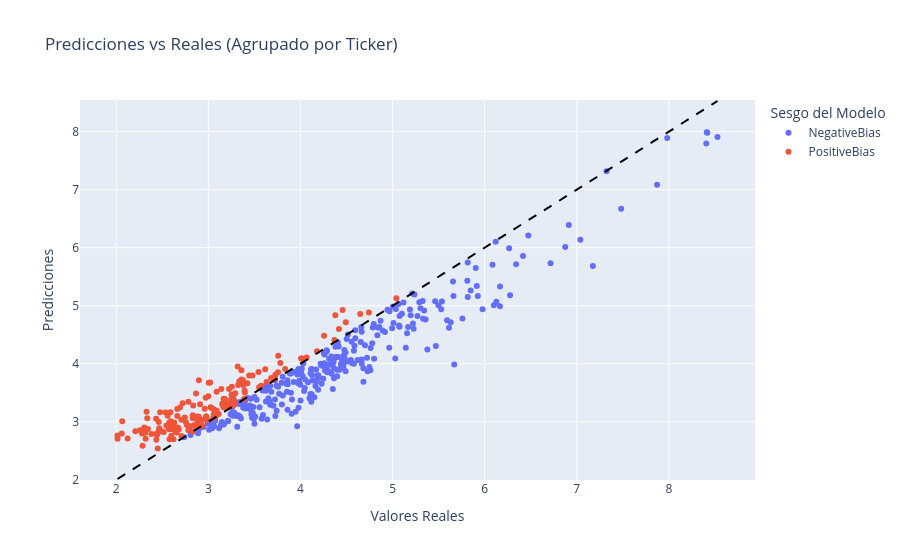

Notebook source saved alongside this figure:
### Markdown cell above
Se generan 2 clusters segun las predicciones:
* Positive_Bias: si los residuos son mayores o iguales a cero.
* Negative_Bias: si los residuos son menores a cero.

### Code cell
# Se dividen los datos para predecir el valor de la última fecha disponible para cada ticker en el conjunto de test
X_train = X.iloc[:-len(df['Ticker'].unique())]  # Todos menos la última fecha de cada ticker
y_train = y.iloc[:-len(df['Ticker'].unique())]
X_test = X.iloc[-len(df['Ticker'].unique()):]   # Solo la última fecha de cada ticker
y_test = y.iloc[-len(df['Ticker'].unique()):]

# Recuperar el ticker usando el indice de y_test
tickers_test = df.loc[y_test.index, 'Ticker']

# Predicciones en el conjunto de test
y_pred = pipe.predict(X_test)

# Consolidar resultados individuales en un DataFrame
resultados_df = pd.DataFrame({
    'Ticker': tickers_test,
    'Predicted': y_pred,
    'Observed': y_test
})

# Calcular el residuo para cada predicción
resultados_df['Residuals'] = resultados_df['Predicted'] - resultados_df['Observed']

# Agrupar por ticker
resultados_agrupados = resultados_df.groupby('Ticker')[['Predicted', 'Observed', 'Residuals']].mean()

# Generar el Cluster sobre el promedio de los residuos
resultados_agrupados['Cluster'] = ['PositiveBias' if r >= 0 else 'NegativeBias' 
                                   for r in resultados_agrupados['Residuals']]

# Visualizar
fig = px.scatter(
    resultados_agrupados, 
    x='Observed', 
    y='Predicted', 
    color='Cluster',
    hover_name=resultados_agrupados.index, 
    labels={'Observed':'Valores Reales', 'Predicted':'Predicciones', 'Cluster':'Sesgo del Modelo'},
    title='Predicciones vs Reales (Agrupado por Ticker)'
)

# Línea de identidad perfecta
min_val = resultados_agrupados['Observed'].min()
max_val = resultados_agrupados['Observed'].max()
fig.add_shape(type='line', x0=min_val, y0=min_val, x1=max_val, y1=max_val,
              line=dict(color='black', dash='dash', width=2))
fig.show()

# Estadísticas por cluster a nivel Ticker
over_mask = resultados_agrupados['Cluster'] == 'PositiveBias'
under_mask = resultados_agrupados['Cluster'] == 'NegativeBias'

print("\nEstadísticas por cluster (a nivel de Ticker):")
print(f"Overprediction: {over_mask.sum()} tickers, residuo medio global: {resultados_agrupados.loc[over_mask, 'Residuals'].mean():.4f}")
print(f"Underprediction: {under_mask.sum()} tickers, residuo medio global: {resultados_agrupados.loc[under_mask, 'Residuals'].mean():.4f}")

### Figure 1 — Plotly figure (JSON) as saved in the notebook; plotly's stock layout.template omitted (floating-point values rounded to 4 significant figures; data arrays with more than 128 entries replaced by an {"elided": "..."} marker saying what was removed)
{"data": [{"hovertemplate": "<b>%{hovertext}</b><br><br>Sesgo del Modelo=NegativeBias<br>Valores Reales=%{x}<br>Predicciones=%{y}<extra></extra>", "hovertext": {"elided": "288 str values"}, "legendgroup": "NegativeBias", "marker": {"color": "#636efa", "symbol": "circle"}, "mode": "markers", "name": "NegativeBias", "orientation": "v", "showlegend": true, "type": "scatter", "x": {"elided": "288 float values"}, "xaxis": "x", "y": {"elided": "288 float values"}, "yaxis": "y"}, {"hovertemplate": "<b>%{hovertext}</b><br><br>Sesgo del Modelo=PositiveBias<br>Valores Reales=%{x}<br>Predicciones=%{y}<extra></extra>", "hovertext": {"elided": "167 str values"}, "legendgroup": "PositiveBias", "marker": {"color": "#EF553B", "symbol": "circle"}, "mode": "markers", "name": "PositiveBias", "orientation": "v", "showlegend": true, "type": "scatter", "x": {"elided": "167 float values"}, "xaxis": "x", "y": {"elided": "167 float values"}, "yaxis": "y"}], "layout": {"legend": {"title": {"text": "Sesgo del Modelo"}, "tracegroupgap": 0}, "shapes": [{"line": {"color": "black", "dash": "dash", "width": 2}, "type": "line", "x0": 2.013, "x1": 8.528, "y0": 2.013, "y1": 8.528}], "title": {"text": "Predicciones vs Reales (Agrupado por Ticker)"}, "xaxis": {"anchor": "y", "domain": [0, 1], "title": {"text": "Valores Reales"}}, "yaxis": {"anchor": "x", "domain": [0, 1], "title": {"text": "Predicciones"}}}}
